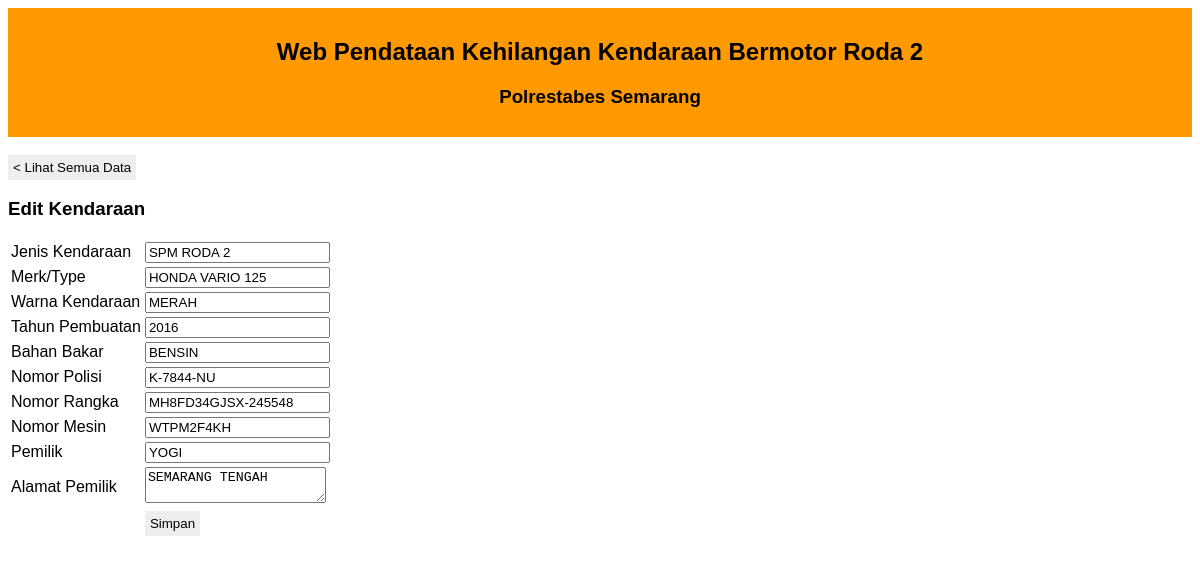
/form_edit.php?id=1 (signed in), run on the app's committed database.
### tables this page shows
CREATE TABLE `kendaraan` (
  `id` int(8) NOT NULL,
  `jenis` varchar(50) NOT NULL,
  `merk` varchar(80) NOT NULL,
  `warna` varchar(50) NOT NULL,
  `tahun` varchar(4) NOT NULL,
  `bbm` varchar(80) NOT NULL,
  `nopol` varchar(80) NOT NULL,
  `norangka` varchar(80) NOT NULL,
  `nomesin` varchar(80) NOT NULL,
  `pemilik` varchar(80) NOT NULL,
  `alamat` text NOT NULL
);

### form_edit.php (the view, shortened to what this page needs)
<?php
include "+koneksi.php";
?>
<!DOCTYPE html>
<html>
<head>
	<link rel="stylesheet" type="text/css" href="style.css">
</head>
<body>
	<div class="judul">
		<h2>Web Pendataan Kehilangan Kendaraan Bermotor Roda 2</h2>
		<h3>Polrestabes Semarang</h3>
	</div>
	<br />
	<a href="index.php">
		<button>< Lihat Semua Data</button>
	</a>
	<h3>Edit Kendaraan</h3>
	<form action="proses_edit.php" method="post">
		<?php
		$id = $_GET['id'];
		$query = $con->prepare("SELECT * FROM kendaraan WHERE id = :id");
		$query->bindValue(':id', $id);
		$query->execute();
		$data = $query->fetch();
		?>
		<table>
			<tr>
				<td>Jenis Kendaraan</td>
				<td>
					<input type="text" name="jenis" value="<?php echo $data['jenis'] ?>" required>
				</td>
			</tr>
			<tr>
				<td>Merk/Type</td>
				<td><input type="text" name="merk" value="<?php echo $data['merk'] ?>" required></td>
			</tr>
			<tr>
				<td>Warna Kendaraan</td>
				<td><input type="text" name="warna" value="<?php echo $data['warna'] ?>" required></td>
			</tr>
			<tr>
				<td>Tahun Pembuatan</td>
				<td><input type="number" name="tahun" value="<?php echo $data['tahun'] ?>" required></td>
			</tr>
			<tr>
				<td>Bahan Bakar</td>
				<td><input type="text" name="bbm" value="<?php echo $data['bbm'] ?>" required></td>
			</tr>
			<tr>
				<td>Nomor Polisi</td>
				<td><input type="text" name="nopol" value="<?php echo $data['nopol'] ?>" required></td>
			</tr>
			<tr>
				<td>Nomor Rangka</td>
				<td><input type="text" name="norangka" value="<?php echo $data['norangka'] ?>" required></td>
			</tr>
			<tr>
				<td>Nomor Mesin</td>
				<td><input type="text" name="nomesin" value="<?php echo $data['nomesin'] ?>" required></td>
			</tr>
			<tr>
				<td>Pemilik</td>
				<td><input type="text" name="pemilik" value="<?php echo $data['pemilik'] ?>" required></td>
			</tr>
			<tr>
				<td>Alamat Pemilik</td>
				<td><textarea name="alamat" required><?php echo $data['alamat'] ?></textarea></td>
			</tr>
				<td></td>
				<td><button type="submit">Simpan</button></td>
		</table>
	</form>
</body>
</html>

### style.css (style rules this page uses)
body { font-family: Calibri, 'Trebuchet MS', sans-serif; }
.judul { background: #ff9900; padding: 10px; text-align: center; }
a { text-decoration: none; }
button { background-color: #eeeeee; border: 0px; padding: 5px; }

### data on the page
kendaraan: jenis "SPM RODA 2", merk "HONDA VARIO 125", warna "MERAH", tahun "2016", bbm "BENSIN", nopol "K-7844-NU", norangka "MH8FD34GJSX-245548", nomesin "WTPM2F4KH", pemilik "YOGI", alamat "SEMARANG TENGAH"
